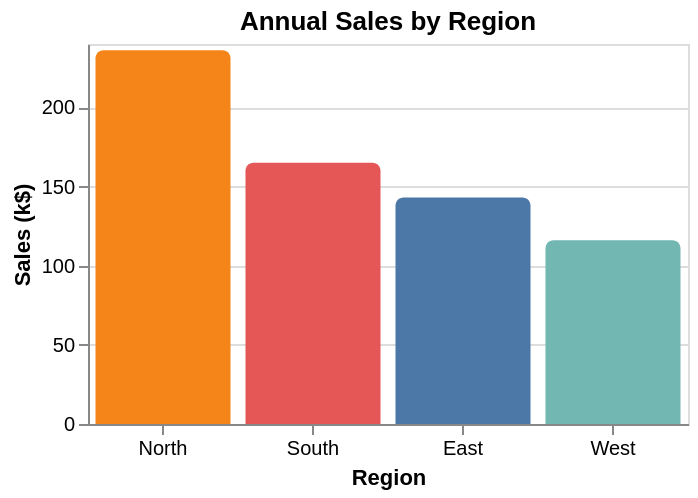

Write a Vega-Lite specification for this figure.
### Vega-Lite specification from a JSON file in a GitHub repository (floating-point values rounded to 4 significant figures)
{"$schema": "https://vega.github.io/schema/vega-lite/v5.json", "width": 300, "height": 190, "title": "Annual Sales by Region", "data": {"values": [{"region": "North", "quarter": "Q1", "sales": 42}, {"region": "North", "quarter": "Q2", "sales": 55}, {"region": "North", "quarter": "Q3", "sales": 61}, {"region": "North", "quarter": "Q4", "sales": 78}, {"region": "South", "quarter": "Q1", "sales": 30}, {"region": "South", "quarter": "Q2", "sales": 38}, {"region": "South", "quarter": "Q3", "sales": 45}, {"region": "South", "quarter": "Q4", "sales": 52}, {"region": "East", "quarter": "Q1", "sales": 25}, {"region": "East", "quarter": "Q2", "sales": 33}, {"region": "East", "quarter": "Q3", "sales": 36}, {"region": "East", "quarter": "Q4", "sales": 49}, {"region": "West", "quarter": "Q1", "sales": 18}, {"region": "West", "quarter": "Q2", "sales": 27}, {"region": "West", "quarter": "Q3", "sales": 31}, {"region": "West", "quarter": "Q4", "sales": 40}]}, "mark": {"type": "bar", "cornerRadiusEnd": 4}, "encoding": {"x": {"field": "region", "type": "nominal", "title": "Region", "sort": "-y", "axis": {"labelAngle": 0}}, "y": {"aggregate": "sum", "field": "sales", "type": "quantitative", "title": "Sales (k$)"}, "color": {"field": "region", "type": "nominal", "legend": null, "scale": {"scheme": "tableau10"}}}}
